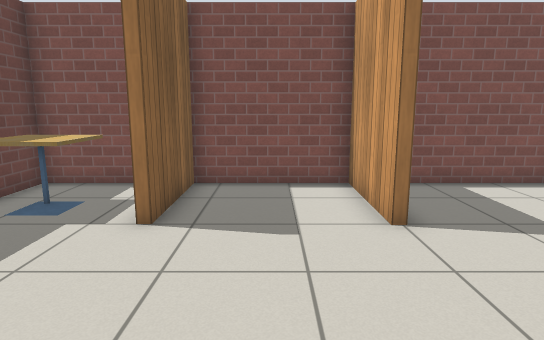
View 1 (above)

12 first-person views from a walk through a world built for the Gazebo simulator. The camera is 1.1 m above the floor, tilts 10° down and sees 75° across. The floor is counted in squares, 0.5 m on a side. Each view is taken from the middle of a square. On the plan, view 1 faces up. The plan holds only what a view shows up to about 19 squares ahead; the rest is blank. The robots in the file are not drawn. Simple patterns stand in for the simulator's built-in surfaces.

View 2
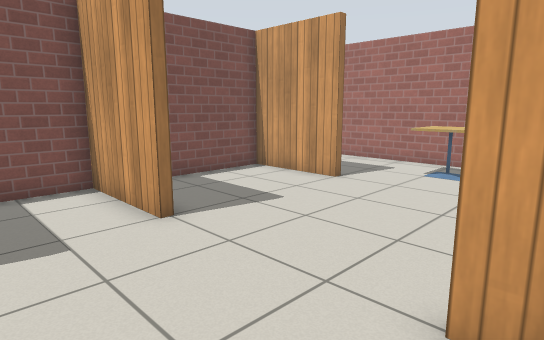

View 3
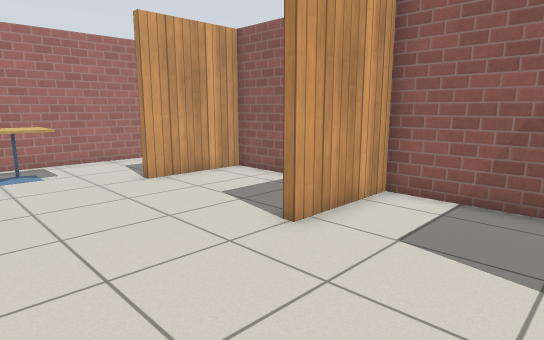

View 4
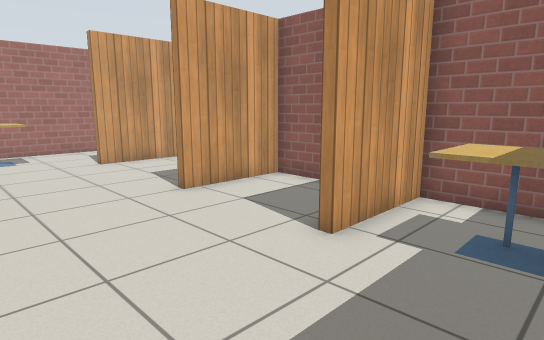

View 5
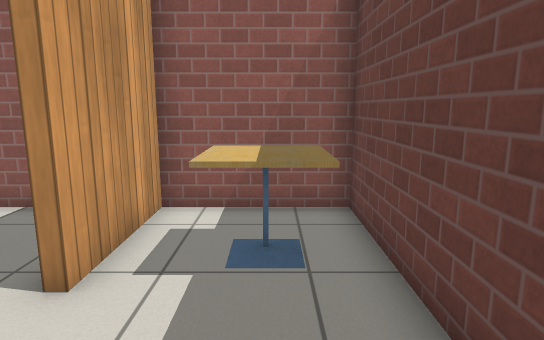

View 6
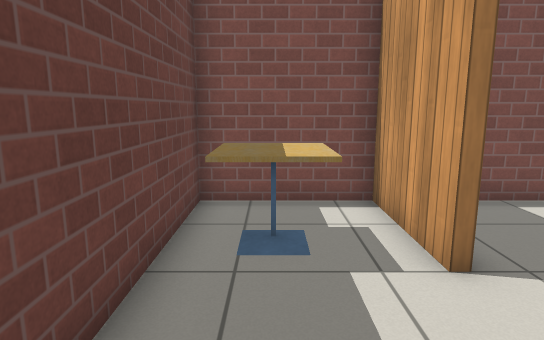

View 7
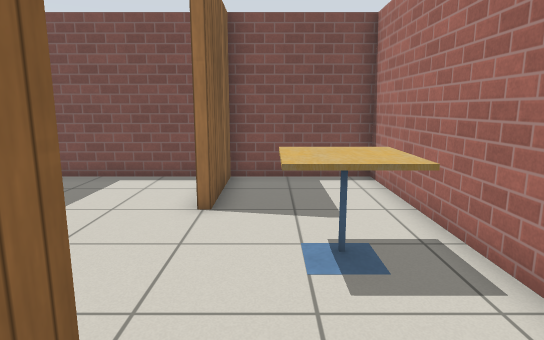

View 8
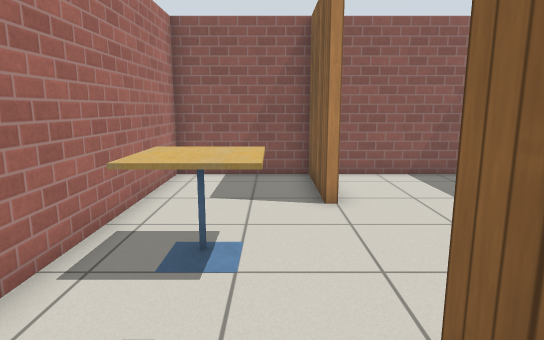

View 9
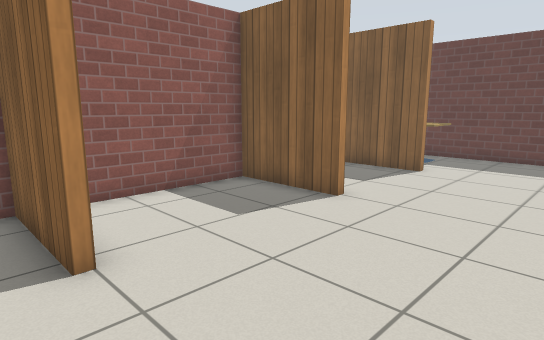

View 10
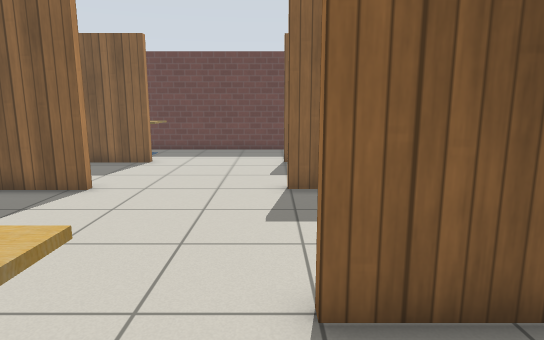

View 11
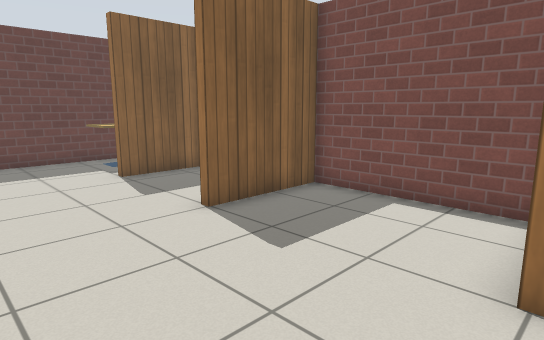

View 12
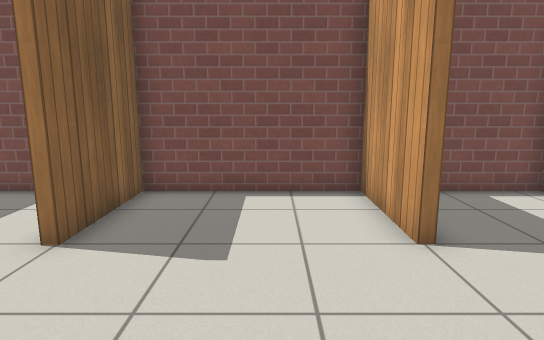

### Floor plan
Points are (right, up) in squares from view 1. A wall is a line through its corners. A room is listed if a view was taken in it or the views show most of it. See-through windows are left out.
Room 1 (views 1, 2, 3, 4, 5, 6, 7, 8, 9, 10, 11, 12)
walls: (2.4, 6.4) (2.4, 10.2) (-2.3, 10.2) (-2.3, 6.4); (2.6, 1.1) (2.6, -2.7) (8.4, -2.7) (8.4, 1) (8.7, 1) (8.7, -2.7) (13.2, -2.7) (13.2, 10.2) (8.7, 10.2) (8.7, 6.5) (8.4, 6.5) (8.4, 10.2) (2.6, 10.2) (2.6, 6.4); (-2.6, 6.4) (-2.6, 10.2) (-6.7, 10.2) (-6.7, -2.7) (-2.6, -2.7) (-2.6, 1) (-2.3, 1) (-2.3, -2.1); (-1.1, -2.7) (2.4, -2.7) (2.4, 1.1)
objects: cafe table (-6, -1) to (-4, 0); cafe table (-6, 7) to (-4, 8); cafe table (10, 3) to (12, 5)

Where each view was taken, in squares from view 1:
view 1: 0 up, 0 right, facing up
view 2: 0 up, 1 left, facing up-right
view 3: 6 up, 2 left, facing down-right
view 4: 6 up, 6 left, facing down-right
view 5: 5 up, 5 left, facing down
view 6: 2 up, 5 left, facing up
view 7: 1 down, 10 right, facing up
view 8: 9 up, 10 right, facing down
view 9: 6 up, 10 right, facing down-left
view 10: 6 up, 12 right, facing left
view 11: 2 up, 9 right, facing up-left
view 12: 1 up, 6 right, facing up
